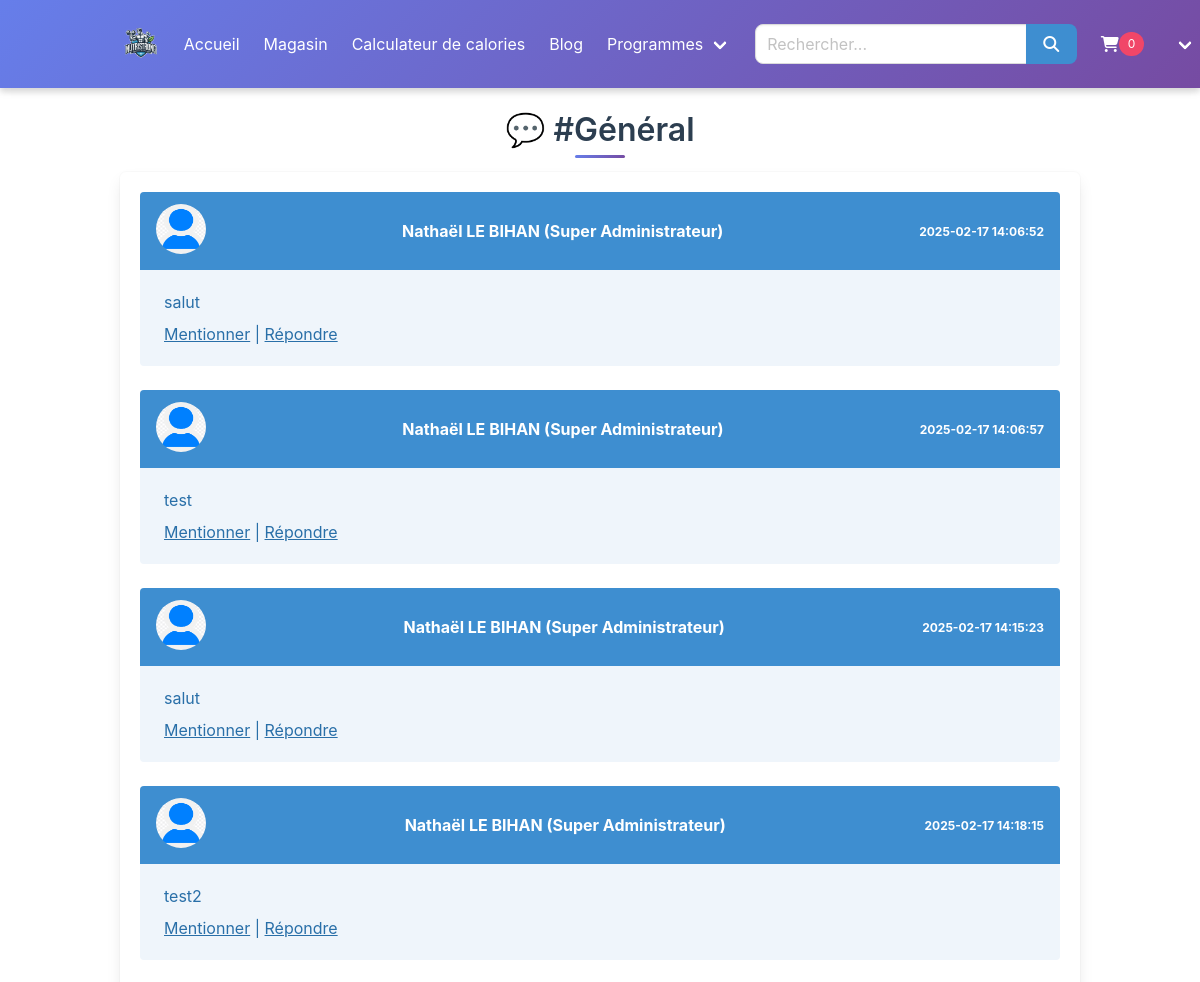
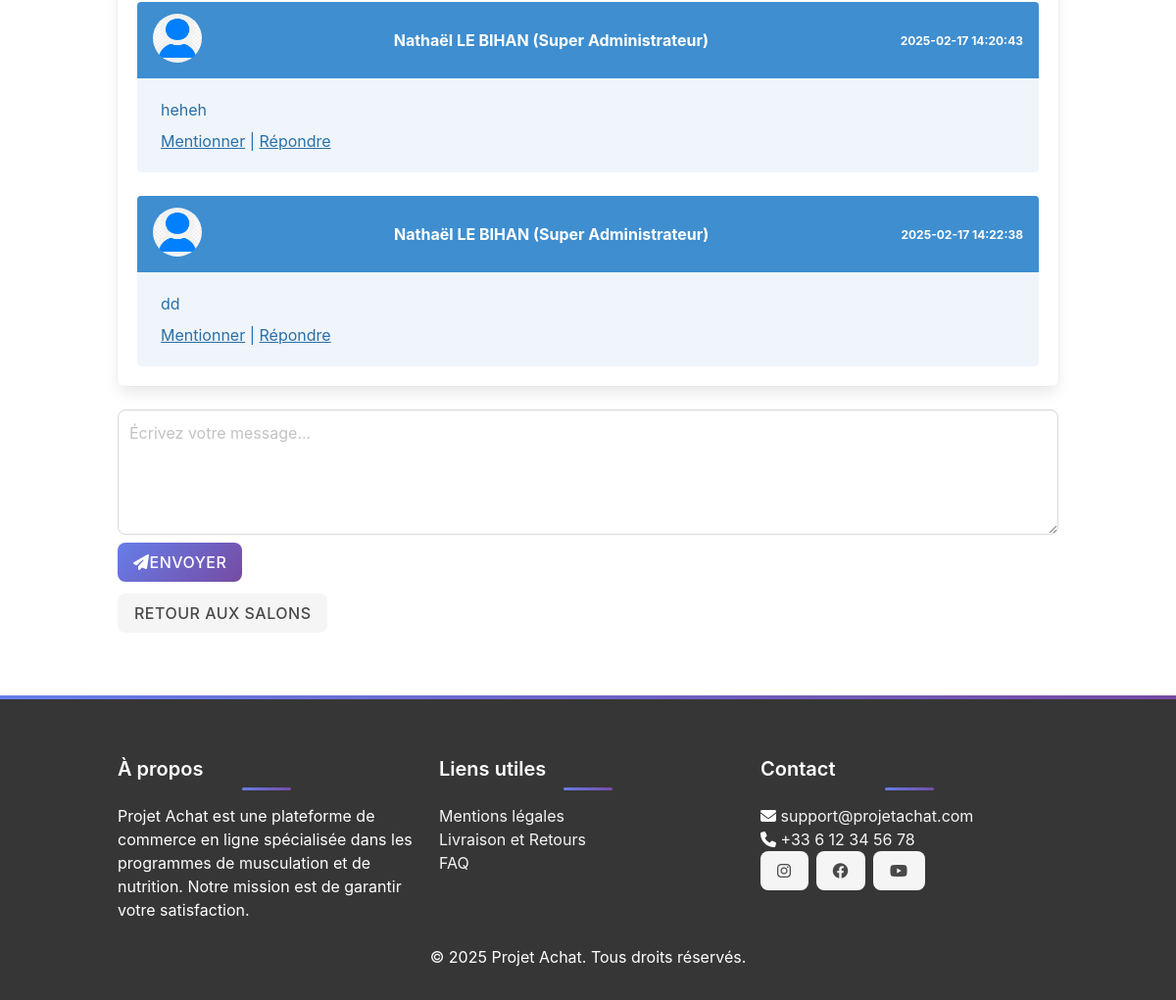
The app's page /assets/pages/Salon/chat.php?salon=1 (signed in) with its own data (2 pictures, top to bottom).
### tables this page shows
CREATE TABLE IF NOT EXISTS `salons` (
  `id_salon` int NOT NULL AUTO_INCREMENT,
  `nom_salon` varchar(50) NOT NULL,
  `description` text,
  `date_creation` timestamp NULL DEFAULT CURRENT_TIMESTAMP,
  PRIMARY KEY (`id_salon`),
  UNIQUE KEY `nom_salon` (`nom_salon`)
);

CREATE TABLE IF NOT EXISTS `messages` (
  `id_message` int NOT NULL AUTO_INCREMENT,
  `id_utilisateur` int NOT NULL,
  `id_salon` int NOT NULL,
  `contenu` text NOT NULL,
  `date_message` timestamp NULL DEFAULT CURRENT_TIMESTAMP,
  `id_recette` int DEFAULT NULL,
  `id_produit` int DEFAULT NULL,
  PRIMARY KEY (`id_message`),
  KEY `id_utilisateur` (`id_utilisateur`),
  KEY `id_salon` (`id_salon`),
  KEY `id_recette` (`id_recette`),
  KEY `id_produit` (`id_produit`),
  CONSTRAINT `messages_ibfk_1` FOREIGN KEY (`id_utilisateur`) REFERENCES `utilisateurs` (`id_utilisateur`) ON DELETE CASCADE,
  CONSTRAINT `messages_ibfk_2` FOREIGN KEY (`id_salon`) REFERENCES `salons` (`id_salon`) ON DELETE CASCADE,
  CONSTRAINT `messages_ibfk_3` FOREIGN KEY (`id_recette`) REFERENCES `recettes` (`id_recette`) ON DELETE SET NULL,
  CONSTRAINT `messages_ibfk_4` FOREIGN KEY (`id_produit`) REFERENCES `produits` (`id_produit`) ON DELETE SET NULL
);

CREATE TABLE IF NOT EXISTS `utilisateurs` (
  `id_utilisateur` int NOT NULL AUTO_INCREMENT,
  `nom` varchar(100) NOT NULL,
  `prenom` varchar(100) NOT NULL,
  `email` varchar(150) NOT NULL,
  `mot_de_passe` varchar(255) NOT NULL,
  `role` enum('utilisateur','administrateur','super_administrateur') DEFAULT 'utilisateur',
  `date_naissance` date DEFAULT NULL,
  `sexe` enum('Homme','Femme','Autre') DEFAULT NULL,
  `date_creation` timestamp NULL DEFAULT CURRENT_TIMESTAMP,
  `photo_profil` varchar(255) DEFAULT NULL,
  `badge` varchar(255) DEFAULT NULL,
  PRIMARY KEY (`id_utilisateur`),
  UNIQUE KEY `email` (`email`)
);

### assets/pages/Salon/chat.php (the view, shortened to what this page needs)
<?php
require_once '../config/db.php';
$id_salon = $_GET['salon'] ?? null;
$stmt = $pdo->prepare("SELECT * FROM salons WHERE id_salon = ?");
$stmt->execute([$id_salon]);
$salon = $stmt->fetch();
$stmt = $pdo->prepare("
    SELECT m.*, u.nom, u.prenom, u.role, u.photo_profil, u.badge, r.titre AS recette_titre, r.image AS recette_image, p.nom_produit, p.image AS produit_image
    FROM messages m
    LEFT JOIN utilisateurs u ON m.id_utilisateur = u.id_utilisateur
    LEFT JOIN recettes r ON m.id_recette = r.id_recette
    LEFT JOIN produits p ON m.id_produit = p.id_produit
    WHERE m.id_salon = ?
    ORDER BY m.date_message ASC
");
$stmt->execute([$id_salon]);
$messages = $stmt->fetchAll();
?>
<?php include '../includes/header.php'; ?>
<head>
</head>
<div class="container mt-5">
    <h1 class="title has-text-centered">💬 <?= htmlspecialchars($salon['nom_salon']); ?></h1>
    <div class="box" id="message-container">
        <?php foreach ($messages as $message): ?>
            <div class="message is-info role-<?= htmlspecialchars($message['role']); ?>">
                <div class="message-header">
                    <a href="profil_utilisateur.php?id=<?= $message['id_utilisateur']; ?>">
                        <?php if ($message['photo_profil']): ?>
                            <img src="../../../<?= htmlspecialchars($message['photo_profil']); ?>" alt="Photo de profil" class="profile-image">
                        <?php else: ?>
                            <img src="../../uploads/profils/default.png" alt="Photo de profil" class="profile-image">
                        <?php endif; ?>
                    </a>
                    <p><strong class="role-text-<?= htmlspecialchars($message['role']); ?>"><?= htmlspecialchars($message['prenom'] . ' ' . $message['nom']); ?>
                    <?php
                        switch ($message['role']) {
                            case 'super_administrateur':
                                echo ' (Super Administrateur)';
                                break;
                        }
                        ?>
                    </strong>
                    </p>
                    <span class="is-size-7"><?= htmlspecialchars($message['date_message']); ?></span>
                </div>
                <div class="message-body">
                    <?= nl2br(htmlspecialchars($message['contenu'])); ?>
                    <div class="mt-2">
                        <a href="#" class="mention" data-mention="<?= htmlspecialchars($message['prenom'] . ' ' . $message['nom']); ?>">Mentionner</a> |
                        <a href="#" class="reply" data-reply="<?= htmlspecialchars($message['id_message']); ?>">Répondre</a>
                    </div>
                </div>
            </div>
        <?php endforeach; ?>
    </div>
    <?php if ($salon['nom_salon'] != '#Annonces' || (isset($_SESSION['role']) && in_array($_SESSION['role'], ['administrateur', 'super_administrateur', 'commercial']))): ?>
        <form method="POST" action="send_message.php" class="mt-4">
            <textarea class="textarea" name="contenu" id="message_content" placeholder="Écrivez votre message..." required></textarea>
            <button type="submit" class="button is-primary mt-2">
                <i class="fas fa-paper-plane"></i> Envoyer
            </button>
        </form>
    <?php else: ?>
        <p class="has-text-danger">Vous n'avez pas le droit d'écrire dans ce salon.</p>
    <?php endif; ?>
    <a href="salons.php" class="button is-light mt-3">Retour aux salons</a>
</div>
<?php include '../includes/footer.php'; ?>

### assets/css/style.css (style rules this page uses)
:root { --primary-color: #2c3e50; --secondary-color: #3498db; --accent-color: #e74c3c; --text-light: #ffffff; --text-dark: #a6afb8; --gradient: linear-gradient(135deg, #667eea 0%, #764ba2 100%); --shadow: 0 4px 6px rgba(0, 0, 0, 0.1); --transition: all 0.3s ease; }
:root { --bulma-primary: #ff5733; --bulma-secondary: #4CAF50; --bulma-info: #3498db; --bulma-danger: #e74c3c; --bulma-warning: #f39c12; --bulma-success: #2ecc71; --bulma-dark: #fdfdfd; }
.button.is-primary { background-color: var(--bulma-primary); border-color: var(--bulma-primary); color: white; }
.title { color: var(--primary-color); margin-bottom: 2rem; position: relative; }
.title::after { content: ''; position: absolute; bottom: -10px; left: 50%; transform: translateX(-50%); width: 50px; height: 3px; background: var(--gradient); border-radius: 3px; }
.button { transition: var(--transition); border-radius: 8px; font-weight: 500; text-transform: uppercase; letter-spacing: 0.5px; }
.button.is-primary { background: var(--gradient); border: none; }
.input, .textarea { border-radius: 8px; transition: var(--transition); }

### assets/pages/Salon/chat.php (style rules this page uses)
.role-super_administrateur { background-color: #c9302c; }
.role-text-super_administrateur { color: #c9302c; }
.profile-image { width: 50px; height: 50px; border-radius: 50%; }
.mention { color: #007bff; cursor: pointer; }

### records on screen
salons: nom_salon "#Général"
messages: id_utilisateur.nom "Nathaël LE BIHAN", date_message "2025-02-17 14:06:52", contenu "salut"
messages: id_utilisateur.nom "Nathaël LE BIHAN", date_message "2025-02-17 14:06:57", contenu "test"
messages: id_utilisateur.nom "Nathaël LE BIHAN", date_message "2025-02-17 14:15:23", contenu "salut"
messages: id_utilisateur.nom "Nathaël LE BIHAN", date_message "2025-02-17 14:18:15", contenu "test2"
messages: id_utilisateur.nom "Nathaël LE BIHAN", date_message "2025-02-17 14:20:43", contenu "heheh"
messages: id_utilisateur.nom "Nathaël LE BIHAN", date_message "2025-02-17 14:22:38", contenu "dd"
